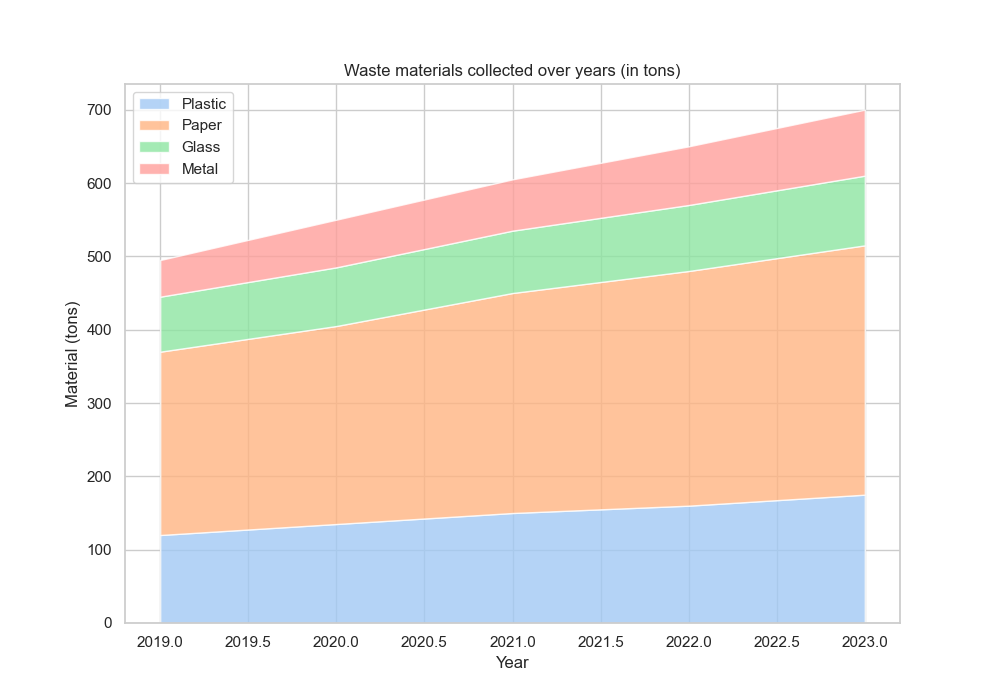

This chart was generated by the following Python code:

import pandas as pd
import matplotlib.pyplot as plt
import seaborn as sns

# Chart table data
data = [
    {'Year': 2019, 'Plastic (tons)': 120, 'Paper (tons)': 250, 'Glass (tons)': 75, 'Metal (tons)': 50},
    {'Year': 2020, 'Plastic (tons)': 135, 'Paper (tons)': 270, 'Glass (tons)': 80, 'Metal (tons)': 65},
    {'Year': 2021, 'Plastic (tons)': 150, 'Paper (tons)': 300, 'Glass (tons)': 85, 'Metal (tons)': 70},
    {'Year': 2022, 'Plastic (tons)': 160, 'Paper (tons)': 320, 'Glass (tons)': 90, 'Metal (tons)': 80},
    {'Year': 2023, 'Plastic (tons)': 175, 'Paper (tons)': 340, 'Glass (tons)': 95, 'Metal (tons)': 90}
]

# Convert the data to a pandas DataFrame
df = pd.DataFrame(data)

# Set the style of seaborn
sns.set_style('whitegrid')

# Prepare data for the stacked area chart
x = df['Year']
y = [df['Plastic (tons)'], df['Paper (tons)'], df['Glass (tons)'], df['Metal (tons)']]

# Set the figure size and create a color palette
plt.figure(figsize=(10, 7))
colors = sns.color_palette('pastel', len(y))

# Plot the stacked area chart
plt.stackplot(x, y, labels=['Plastic', 'Paper', 'Glass', 'Metal'], colors=colors, alpha=0.8)

# Adding the aesthetics
plt.title('Waste materials collected over years (in tons)')
plt.xlabel('Year')
plt.ylabel('Material (tons)')

# Add legend to the plot
plt.legend(loc='upper left')

# Display the plot
plt.show()
